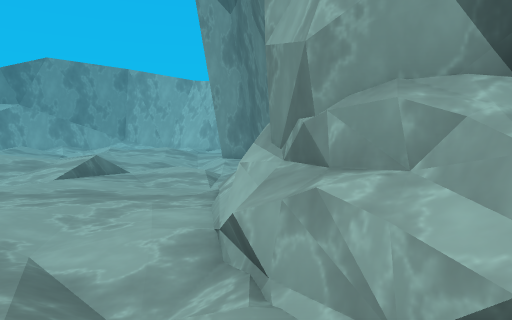
view 1 (above)

16 first-person views from a walk through a Godot game level. The camera is 1.3 m above the floor, tilts 6° down and sees 75° across. The floor is counted in squares, 1 m on a side. Each view is taken from the middle of a square. On the plan, view 1 faces up. The plan holds only what a view shows up to about 14 squares ahead; the rest is blank. The place goes on beyond the plan. Characters and animated objects are left out. Surface patterns are stand-ins for the level's own textures.

view 2
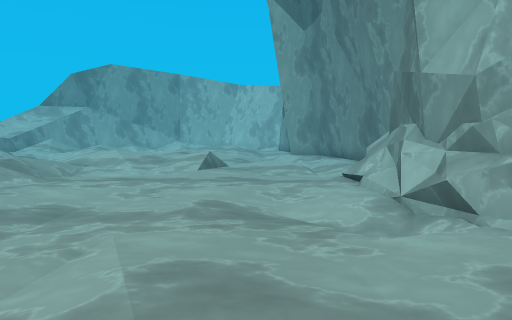

view 3
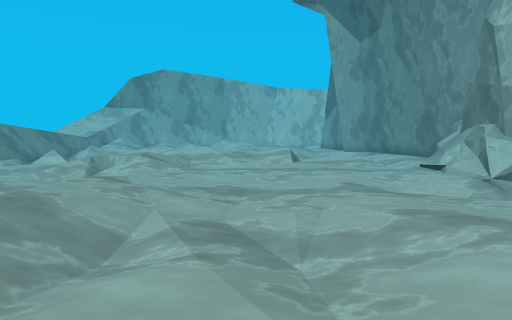

view 4
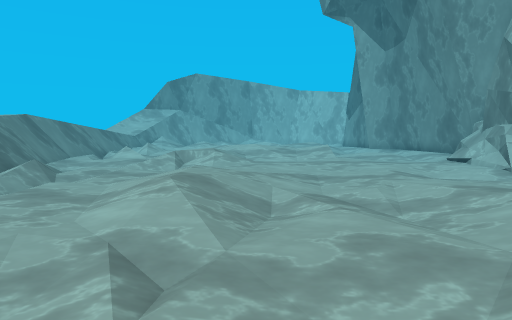

view 5
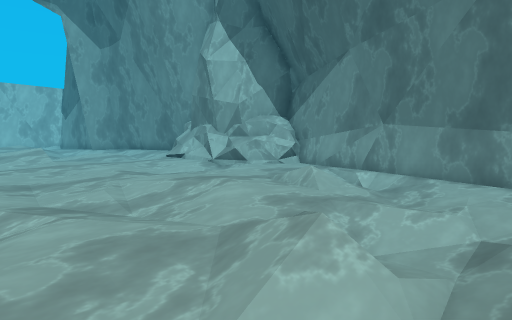

view 6
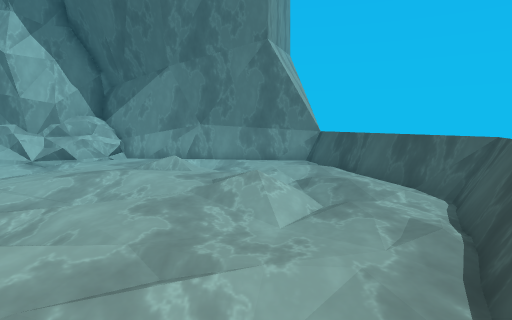

view 7
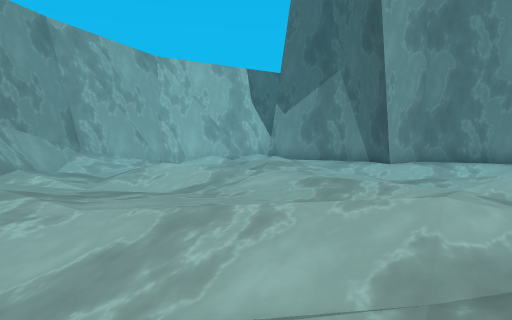

view 8
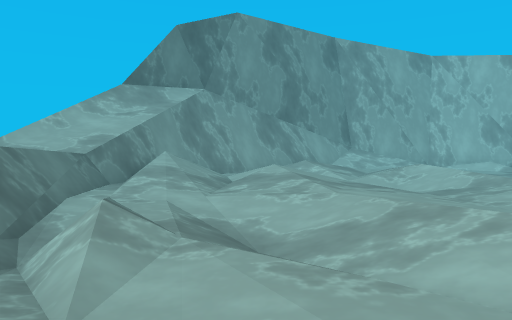

view 9
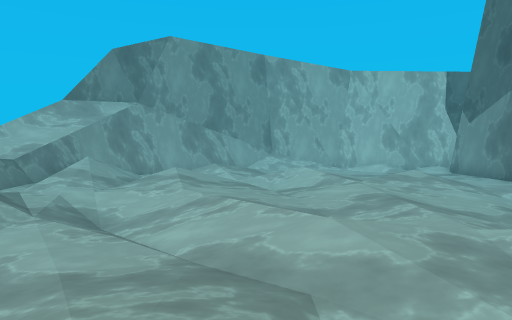

view 10
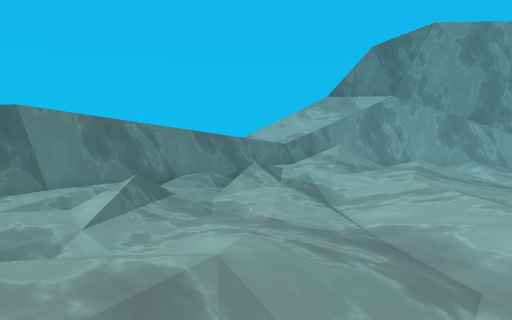

view 11
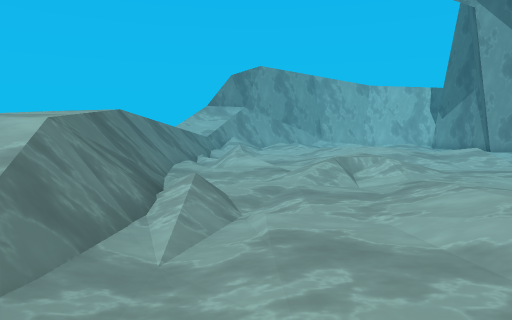

view 12
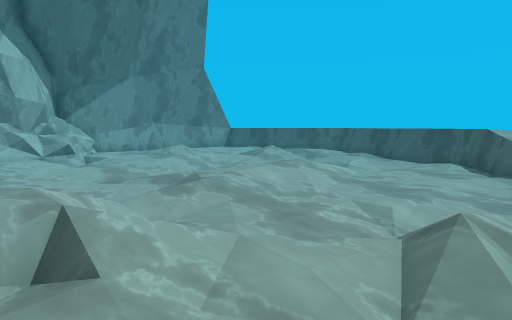

view 13
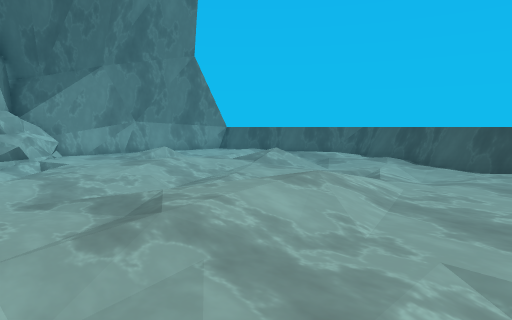

view 14
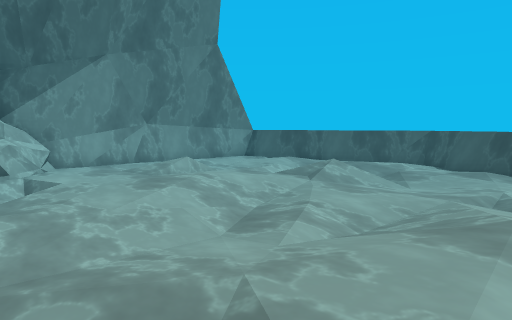

view 15
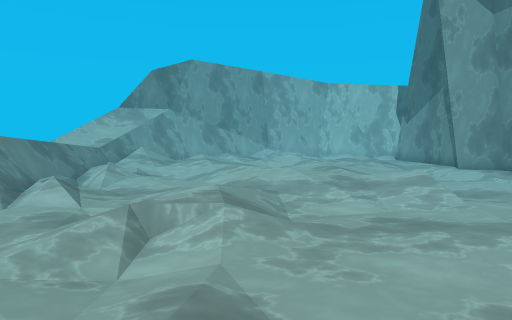

view 16
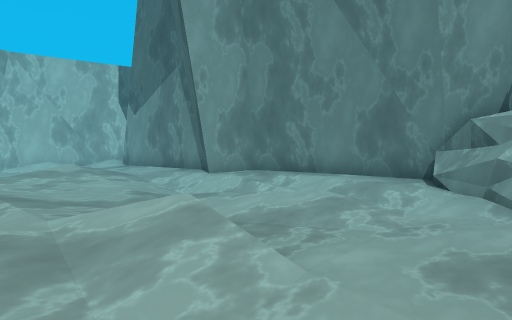

### Floor plan
Key: @ floor where view 1 was taken; # wall or solid block; . main floor; : floor 0.25 m higher than the main floor; - floor 0.25 m lower than the main floor; + floor 0.5 m higher than the main floor; * floor 1 m higher than the main floor; % floor 1.5 m higher than the main floor; & floor 2.25 m higher than the main floor; / step, stairs or slope; = window, fence, low wall or low ledge; O other object.
Columns run from 18 left of view 1 to 2 right of it. Each row starts with its distance up from view 1.
 21        ##########
 20      ####//---=###
 19     ###=//- ----.#
 18   &##==/.-/  ----#
 17 ##%#=/////...-/--#
 16 #**#///:.//:./:.-#
 15 #+==:/.:..-/.:.--#
 14   =....:.......-/##
 13   =/////.......-/.#
 12   #/////:/..:.----##
 11  ##///.//:/.:.-./-.#
 10  ##/.-...:+:://..-.#
  9  #=//...:./:.:.-.-.#
  8  #=.//..:/.....---/#
  7  #=..../+/........=#
  6  ##....///........##
  5  ##/-..//.........#
  4  #=//.......-..-..##
  3  %=//-..:/..-..-/-=##
  2  %#=//..::..-..../.##
  1   ==/...::/.........#
  0   ==-...///.-.....@=#
 -1    ...../:-.....//-##
 -2     ............//-##
 -3     =....-...//..-/#
 -4     *=..-..-/O//...#
 -5      #==...-//--...#
 -6        #==.../.../=#
 -7          #==..===###
 -8            #==#

Positions as (right, up) in squares from view 1, and headings:
1: (0, 0), facing up
2: (-3, -2), facing up
3: (-6, -4), facing up
4: (-8, -6), facing up
5: (-8, -6), facing up-right
6: (-12, -4), facing right
7: (-12, 9), facing up-right
8: (-12, 8), facing up
9: (-9, 6), facing up
10: (-8, 6), facing up-left
11: (-13, -3), facing up
12: (-15, 7), facing down-right
13: (-13, 5), facing down-right
14: (-10, 4), facing down-right
15: (-9, 1), facing up
16: (-7, 6), facing up-right
